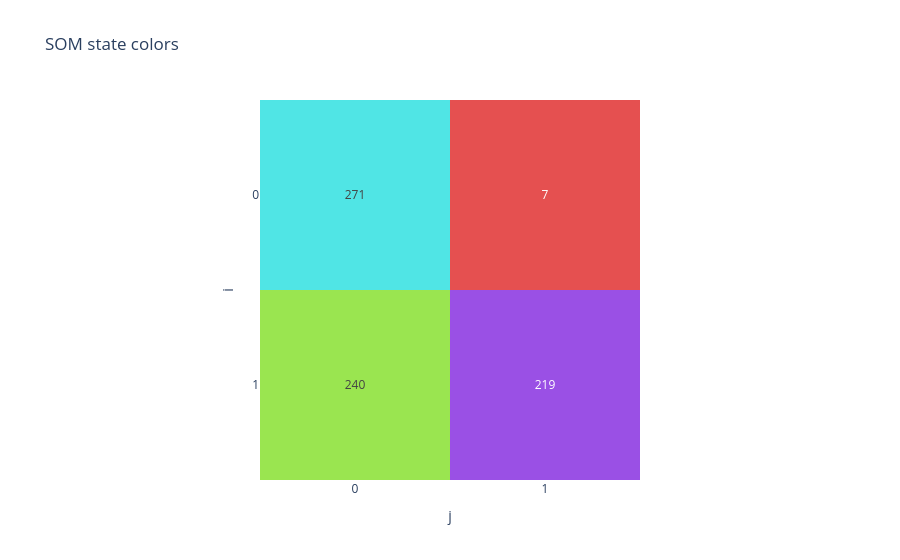

Notebook cell for this chart:
### Code cell
state_colors_plot = kairo.plot_som_colors(features_and_clusters, color_mapping)
state_colors_plot.show()

### Figure 1 — Plotly figure (JSON) as saved in the notebook; plotly's stock layout.template omitted (floating-point values rounded to 4 significant figures)
{"data": [{"coloraxis": "coloraxis", "hovertemplate": "State (%{y}, %{x})<br>%{text} windows<extra></extra>", "name": "0", "text": [["271", "7"], ["240", "219"]], "texttemplate": "%{text}", "type": "heatmap", "xaxis": "x", "yaxis": "y", "z": [[0.0, 1.0], [2.0, 3.0]]}], "layout": {"coloraxis": {"colorscale": [[0, "#50e5e5"], [0.3333, "#e55050"], [0.6667, "#9ae550"], [1, "#9a50e5"]], "showscale": false}, "title": {"text": "SOM state colors"}, "xaxis": {"anchor": "y", "constrain": "domain", "domain": [0, 1], "dtick": 1, "scaleanchor": "y", "title": {"text": "j"}}, "yaxis": {"anchor": "x", "autorange": "reversed", "constrain": "domain", "domain": [0, 1], "dtick": 1, "title": {"text": "i"}}}}
